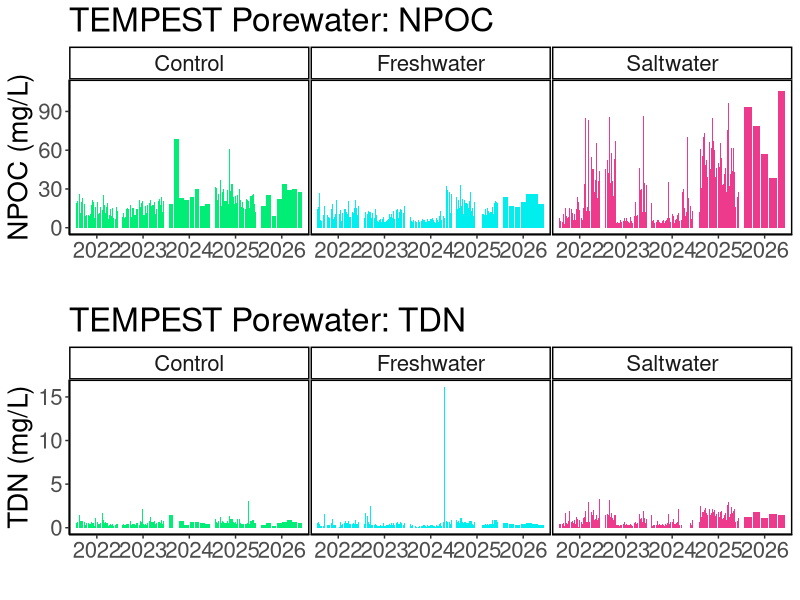
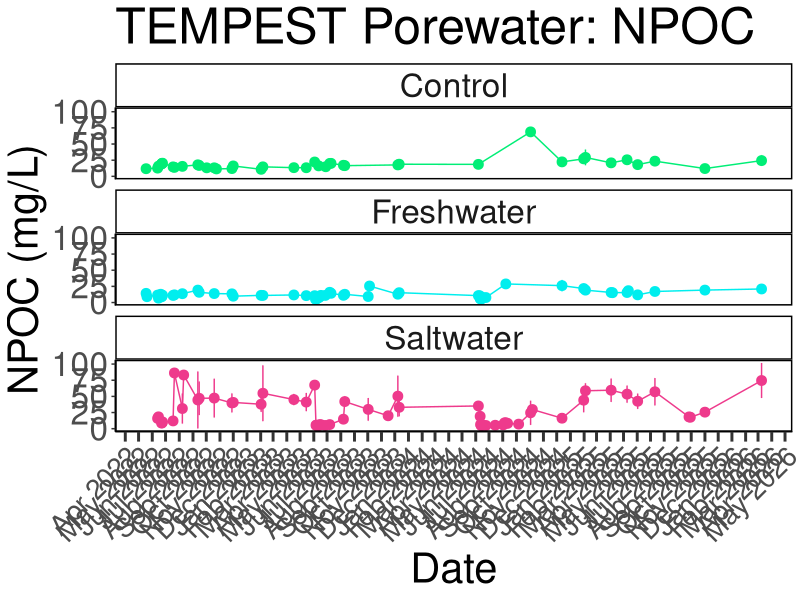
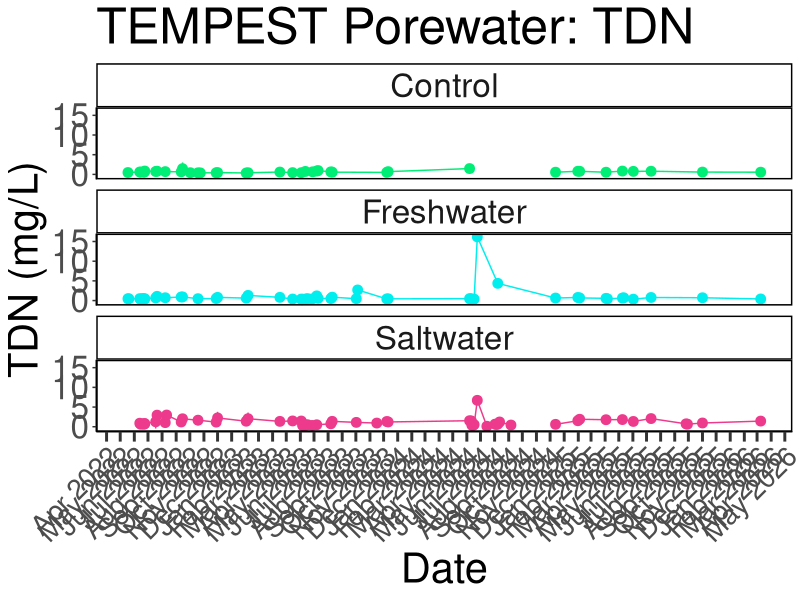
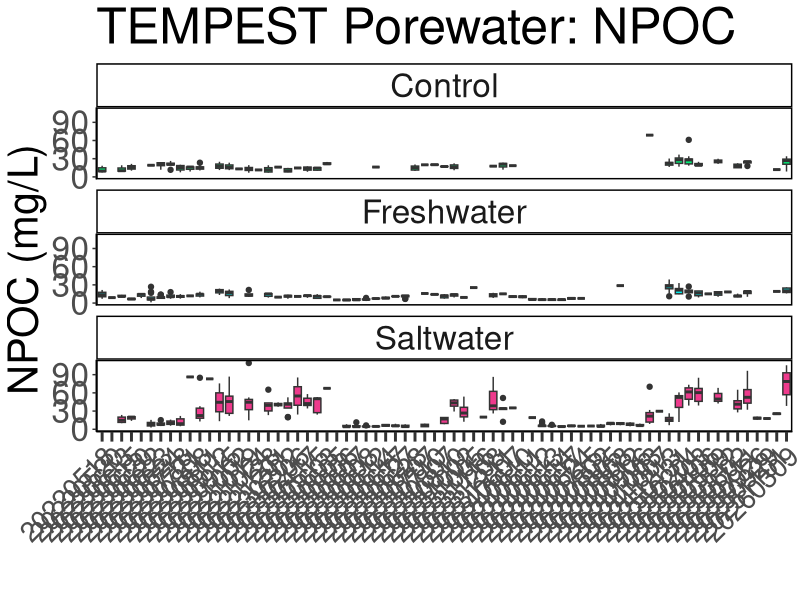
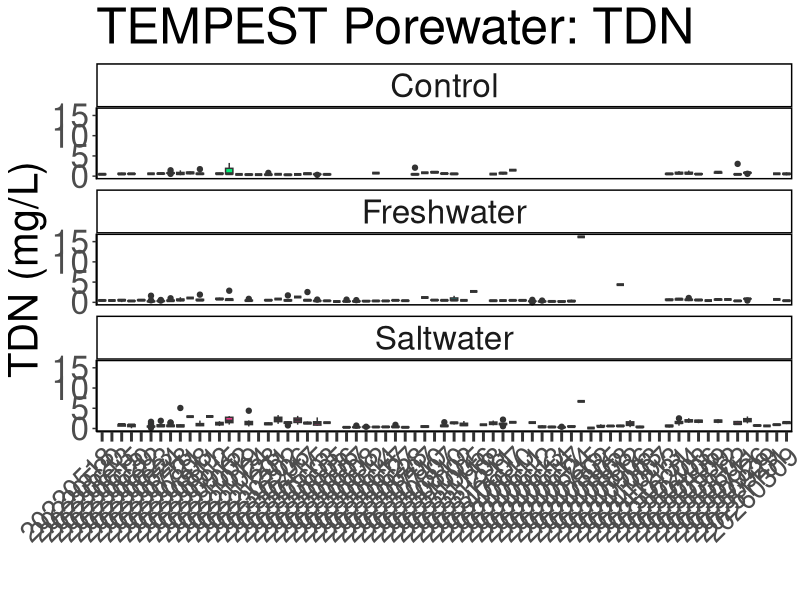
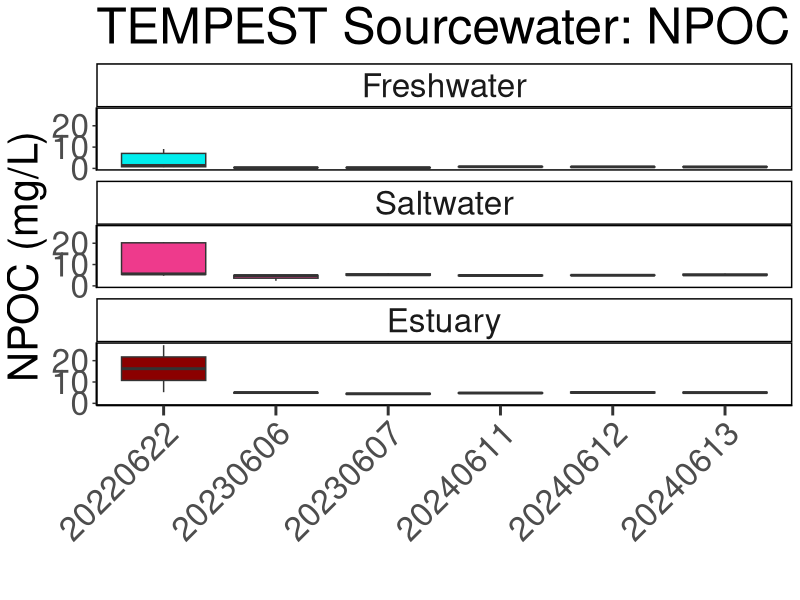
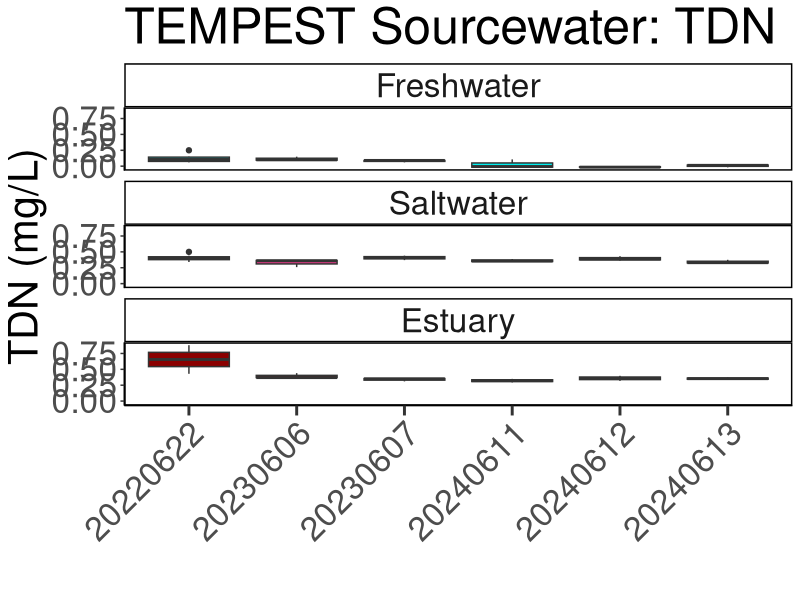

Write the R code that produced these figures, in order.
## ---- chunk 1
library(dplyr)
library(ggplot2)
library(ggpubr)
library(stringr)
library(readxl)
library(tidyr)
library(tibble)
library(openxlsx)
library(knitr)
## ---- chunk 2

#read in 2023 DOC Data:
dat22 <- read.csv("tmp_doc_2022/COMPASS_TEMPEST_DOC_2022.csv", colClasses = "character")
# head(dat24)
colnames(dat22)

#read in 2023 DOC Data:
dat23 <- read.csv("tmp_doc_2023/COMPASS_TEMPEST_DOC_2023.csv", colClasses = "character")
# head(dat24)
colnames(dat23)

#read in 2024 DOC Data:
dat24 <- read.csv("tmp_doc_2024/COMPASS_TEMPEST_DOC_2024.csv", colClasses = "character")
# head(dat24)
colnames(dat24)

#read in 2025 DOC Data:
dat25 <- read.csv("tmp_doc_2025/COMPASS_TEMPEST_DOC_2025.csv", colClasses = "character")
# head(dat25)
colnames(dat25)

#read in 2026 DOC Data:
dat26 <- read.csv("tmp_doc_2026/COMPASS_TEMPEST_DOC_2026.csv", colClasses = "character")
# head(dat26)
colnames(dat26)

raw_dat <- bind_rows(dat22, dat23, dat24, dat25, dat26)

##Sourcewater samples should be NA for depth, all other samples 15 cm. 
raw_dat <- raw_dat %>% 
  mutate(Depth_cm = ifelse(str_detect(Sample_ID, "SOURCE"), NA, 15))

##Convert Collection Date into Date format
raw_dat$Collection_Date <- as.character(raw_dat$Collection_Date)
raw_dat$Collection_Date_formatted <- as.Date(raw_dat$Collection_Date, format = "%Y%m%d")

##Extract Year and month from Collection Date
raw_dat$Year <- format(raw_dat$Collection_Date_formatted, format = "%Y")
raw_dat$Month <- format(raw_dat$Collection_Date_formatted, format = "%m")
raw_dat$Day <- format(raw_dat$Collection_Date_formatted, format = "%d")

##Uppercase sample IDs
raw_dat$Sample_ID <- toupper(raw_dat$Sample_ID)

all_dat <- raw_dat %>%
  rename(
    Plot = plot, 
    Grid = grid
  ) %>%
  dplyr::select(
    Project, Site, Plot, Grid, Depth_cm, Sample_ID, 
    npoc_mgL, npoc_uM, npoc_flag, tdn_mgL, tdn_uM, tdn_flag, Analysis_runtime,
    Run_notes, Field_notes, Evacuation_date_YYYMMDD, Collection_Date_YYYYMMDD, 
    Collection_Start_Time_24hrs, Collection_End_Time_24hrs, EST_EDT, Volume_mL
        # list columns in the order you want them
  )


##Set 4 decimal points max
all_dat$npoc_uM <- as.numeric(all_dat$npoc_uM)
all_dat$tdn_uM <- as.numeric(all_dat$tdn_uM)

all_dat <- all_dat %>%
  mutate(npoc_uM = round(npoc_uM, 2)) %>%
  mutate(tdn_uM = round(tdn_uM, 2))

unique(all_dat$npoc_flag)
unique(all_dat$tdn_flag)

all_dat$npoc_flag <- gsub("≥", "greater than or equal to", all_dat$npoc_flag)
all_dat$tdn_flag <- gsub("≥", "greater than or equal to", all_dat$tdn_flag)
all_dat$tdn_flag <- gsub(">", "greater than", all_dat$tdn_flag)
all_dat$tdn_flag <- gsub("<", "less than", all_dat$tdn_flag)

## ---- chunk 3

colnames(all_dat)

#pull the column names from the all_dat dataframe and create a new dataframe with them 
metadat <- data.frame(Column_Names = colnames(all_dat))
metadat

metadat$Description <- ""
metadat$Units <- ""
metadat$Instrument_ifapplicable <- ""

#add information about each line: 

metadat$Description <- c("Project name", 
                         "Site where sample collected", 
                         "Plot where sample collected (SW = Saltwater, FW = Freshwater, C = 
                         Control, Estuary (Sourcewater))", 
                         "Grid where sample collected (Letter + Number)", 
                         "Depth where sample collected", 
                         "Sample Identifier", 
                         "Non-Purgeable Organic Carbon (NPOC) concentration in mg/L", 
                         "Non-Purgeable Organic Carbon (NPOC) concentration in uM", 
                         "QAQC Flags generated during checks of NPOC standards, blanks, dups, and spks", 
                         "Total Dissolved Nitrogen (TDN) concentration in mg/L", 
                         "Total Dissolved Nitrogen (TDN) concentration in uM",                          
                         "QAQC Flags generated during checks of TDN standards, blanks, dups, and spks", 
                         "The date that samples were run on the Shimadzu TOC", 
                         "Any notes generated during QAQC", 
                         "Any notes generated during sample collection in the field", 
                         "Date lysimeter evacuated", 
                         "Date sample collected", 
                         "Time lysimeter evacuated", 
                         "Time sample collected", 
                         "Time zone of sample collection", 
                         "Volume of sample collected (mL)")

metadat$Units <-       c("NA", 
                         "NA",
                         "NA", 
                         "NA", 
                         "cm",
                         "NA",
                         "mg/L",
                         "uM",
                         "NA", 
                         "mg/L",
                         "uM",
                         "NA", 
                         "NA",
                         "NA", 
                         "NA", 
                         "NA",
                         "NA", 
                         "NA", 
                         "NA",
                         "NA", 
                         "mL")

metadat$Instrument_ifapplicable <-  
  
                       c("NA", 
                         "NA",
                         "NA", 
                         "NA",
                         "cm",
                         "NA", 
                         "Shimadzu TOC",
                         "Shimadzu TOC",
                         "NA", 
                         "Shimadzu TOC",
                         "Shimadzu TOC",
                         "NA", 
                         "NA",
                         "NA", 
                         "NA", 
                         "NA",
                         "NA", 
                         "NA", 
                         "NA",
                         "NA", 
                         "mL")


## ---- chunk 4

#write out a csv of all the data to the main folder: 
write.csv(all_dat, "COMPASS_TEMPEST_DOC_AllData.csv")


#write out a csv of the metadata associated with the data: 
write.csv(metadat, "COMPASS_TEMPEST_DOC_Metadata.csv")

## ---- chunk 5

##Remove Sourcewater
data_plotting <- raw_dat %>%
  filter(!str_detect(grid, "Source"))

data_plotting$npoc_mgL <- as.numeric(data_plotting$npoc_mgL)
data_plotting$tdn_mgL <- as.numeric(data_plotting$tdn_mgL)

data_plotting <- data_plotting %>% 
    mutate(
    plot_1 = case_when(
      plot == "C" ~ "Control",
      plot == "FW" ~ "Freshwater",
      plot == "SW" ~ "Saltwater",
      TRUE ~ plot  # keep everything else unchanged
    )
  ) %>%
  mutate(plot_1 = factor(plot_1, levels = c("Control", "Freshwater", "Saltwater")))

#Plot data by year and change colors based on Grid:
viz_npoc_plot <- ggplot(data_plotting, aes(x = as.character(Year), y = npoc_mgL, fill = plot_1)) +
  geom_bar(stat = "identity", position = position_dodge2(preserve = "total")) +
  facet_wrap( ~ plot_1, scales="free_x") +
  scale_fill_manual(values = c(
    "Control" = "springgreen2",
    "Freshwater" = "cyan2",
    "Saltwater" = "violetred2"
  )) +
  theme_classic() +
  labs(x = " ", y = "NPOC (mg/L)", title = "TEMPEST Porewater: NPOC") +
  theme(
    panel.spacing = unit(.05, "lines"), 
    panel.border = element_rect(color = "black", fill = NA, linewidth = 1)) + 
  theme(text = element_text(size = 20))+ 
  theme(legend.position = "none")


# viz_npoc_plot

viz_tdn_plot <- ggplot(data_plotting, aes(x = as.character(Year), y = tdn_mgL, fill = plot_1)) +
  geom_bar(stat = "identity", position = position_dodge2(preserve = "total")) +
  facet_wrap( ~ plot_1, scales="free_x") +
  scale_fill_manual(values = c(
    "Control" = "springgreen2",
    "Freshwater" = "cyan2",
    "Saltwater" = "violetred2"
  )) +
  theme_classic() +
  labs(x = " ", y = "TDN (mg/L)", title = "TEMPEST Porewater: TDN") +
  theme(
    panel.spacing = unit(.05, "lines"), 
    panel.border = element_rect(color = "black", fill = NA, linewidth = 1)) + 
  theme(text = element_text(size = 20))+ 
  theme(legend.position = "none")

# viz_tdn_plot

ggarrange(viz_npoc_plot, viz_tdn_plot, nrow=2, ncol=1)


## ---- chunk 6

##Summarize DOC by Date and Grid
DOC_avg <- data_plotting %>%
  group_by(Collection_Date_formatted, plot_1) %>%
   dplyr::summarize(mean_npoc = mean(npoc_mgL, na.rm=TRUE),
            sd_npoc = sd(npoc_mgL, na.rm=TRUE),
            mean_tdn = mean(tdn_mgL, na.rm=TRUE),
            sd_tdn = sd(tdn_mgL, na.rm=TRUE))

# Define the specific date breaks you want to display
specific_breaks <- as.Date(c("2022-01-01","2023-01-01","2024-01-01", "2025-01-01"))

viz_npoc_plot_avgs <- ggplot(DOC_avg, aes(x = Collection_Date_formatted, y = mean_npoc, color = plot_1)) +
  geom_point(size = 3) + 
  geom_errorbar(aes(ymin = mean_npoc - sd_npoc, ymax = mean_npoc + sd_npoc), width = 0.2) + 
  geom_line() + 
  facet_wrap( ~ plot_1, ncol = 1) +
  scale_color_manual(values = c(
    "Control" = "springgreen2",
    "Freshwater" = "cyan2",
    "Saltwater" = "violetred2"
  )) +
  theme_classic() +
  labs(x = "Date", y = "NPOC (mg/L)", title = "TEMPEST Porewater: NPOC") +
  theme(
    panel.spacing = unit(0.5, "lines"), 
    panel.border = element_rect(color = "black", fill = NA, linewidth = 1)) +
  theme(text = element_text(size = 30))+
  scale_x_date(date_labels = "%b %Y", date_breaks = "1 month") + # Format x-axis labels
  theme(axis.ticks.x = element_line(linewidth = 1))+
  theme(axis.ticks.length.x = unit(0.25, "cm"))+ 
  theme(legend.position = "none")+ 
  theme(axis.text.x = element_text(angle = 45, hjust = 1, size = 20))

viz_npoc_plot_avgs


viz_tdn_plot_avgs <- ggplot(DOC_avg, aes(x = Collection_Date_formatted, y = mean_tdn, color = plot_1)) +
  geom_point(size = 3) + 
  geom_errorbar(aes(ymin = mean_tdn - sd_tdn, ymax = mean_tdn + sd_tdn), width = 0.2) + 
  geom_line() + 
  facet_wrap( ~ plot_1, ncol = 1) +
  scale_color_manual(values = c(
    "Control" = "springgreen2",
    "Freshwater" = "cyan2",
    "Saltwater" = "violetred2"
  )) +
  theme_classic() +
  labs(x = "Date", y = "TDN (mg/L)", title = "TEMPEST Porewater: TDN") +
  theme(
    panel.spacing = unit(0.5, "lines"), 
    panel.border = element_rect(color = "black", fill = NA, linewidth = 1)) +
  theme(text = element_text(size = 30))+
  scale_x_date(date_labels = "%b %Y", date_breaks = "1 month") + # Format x-axis labels
  theme(axis.ticks.x = element_line(linewidth = 1))+
  theme(axis.ticks.length.x = unit(0.25, "cm"))+ 
  theme(legend.position = "none")+ 
  theme(axis.text.x = element_text(angle = 45, hjust = 1, size = 20))

viz_tdn_plot_avgs

# ggarrange(viz_cl_plot_avgs, viz_tdn_plot_avgs, nrow=1, ncol=2)

## ---- chunk 7

##Boxplot Summarize DOC by Date, Site, and Grid
viz_npoc_boxplot <- ggplot(data_plotting, aes(x = Collection_Date,  y = npoc_mgL, fill = plot_1)) +
  geom_boxplot() + 
  facet_wrap( ~ plot_1, ncol = 1) +
  # scale_x_discrete(drop = TRUE) +
  scale_fill_manual(values = c(
    "Control" = "springgreen2",
    "Freshwater" = "cyan2",
    "Saltwater" = "violetred2"
  ), labels = c("Control", "Freshwater", "Saltwater")) +
  theme_classic() +
  labs(x = " ", y = "NPOC (mg/L)", title = "TEMPEST Porewater: NPOC") +
  theme(
    panel.spacing = unit(0.5, "lines"), 
    panel.border = element_rect(color = "black", fill = NA, linewidth = 1)) +
  theme(axis.text.x = element_text(angle = 45, vjust = 1, hjust = 1, size = 20))+ 
  theme(text = element_text(size = 30))+
  theme(axis.ticks.x = element_line(linewidth = 1))+
  theme(axis.ticks.length.x = unit(0.25, "cm"))+ 
  theme(legend.position = "none")

viz_npoc_boxplot


viz_tdn_boxplot <- ggplot(data_plotting, aes(x = Collection_Date,  y = tdn_mgL, fill = plot_1)) +
  geom_boxplot() + 
  facet_wrap( ~ plot_1, ncol = 1) +
  scale_x_discrete(drop = TRUE) +
  scale_fill_manual(values = c(
    "Control" = "springgreen2",
    "Freshwater" = "cyan2",
    "Saltwater" = "violetred2"
  ), labels = c("Control", "Freshwater", "Saltwater")) +
  theme_classic() +
  labs(x = " ", y = "TDN (mg/L)", title = "TEMPEST Porewater: TDN") +
  theme(
    panel.spacing = unit(0.5, "lines"), 
    panel.border = element_rect(color = "black", fill = NA, linewidth = 1)) +
  theme(axis.text.x = element_text(angle = 45, vjust = 1, hjust = 1, size = 20))+ 
  theme(text = element_text(size = 30))+
  theme(axis.ticks.x = element_line(linewidth = 1))+
  theme(axis.ticks.length.x = unit(0.25, "cm"))+ 
  theme(legend.position = "none")

viz_tdn_boxplot

# ggarrange(viz_cl_boxplot, viz_so4_boxplot, nrow=1, ncol=2)

# # Save as a PNG
# png("COMPASS_SynopticCB_Cl_alldata.png", width = 2000, height = 1200, res = 100) 
# print(viz_cl_boxplot)  # For ggplot objects, use print()
# dev.off() 
# 
# # Save as a PNG
# png("COMPASS_SynopticCB_SO4_alldata.png", width = 2000, height = 1200, res = 100) 
# print(viz_so4_boxplot)  # For ggplot objects, use print()
# dev.off() 

## ---- chunk 8

##Only Sourcewater
data_plotting_source <- raw_dat %>%
  filter(str_detect(grid, "Source"))

data_plotting_source$npoc_mgL <- as.numeric(data_plotting_source$npoc_mgL)
data_plotting_source$tdn_mgL <- as.numeric(data_plotting_source$tdn_mgL)

data_plotting_source <- data_plotting_source %>% 
    mutate(
    plot_1 = case_when(
      plot == "C" ~ "Control",
      plot == "FW" ~ "Freshwater",
      plot == "SW" ~ "Saltwater",
      plot == "ESTUARY" ~ "Estuary",
      TRUE ~ plot  # keep everything else unchanged
    )
  ) %>%
  mutate(plot_1 = factor(plot_1, levels = c("Control", "Freshwater", "Saltwater", "Estuary")))

##Boxplot Summarize DOC by Date, Site, and Grid
viz_npoc_boxplot <- ggplot(data_plotting_source, aes(x = Collection_Date,  y = npoc_mgL, fill = plot_1)) +
  geom_boxplot() + 
  facet_wrap( ~ plot_1, ncol = 1) +
  # scale_x_discrete(drop = TRUE) +
  scale_fill_manual(values = c(
    "Control" = "springgreen2",
    "Freshwater" = "cyan2",
    "Saltwater" = "violetred2", 
    "Estuary" = "darkred"
  ), labels = c("Control", "Freshwater", "Saltwater", "Estuary")) +
  theme_classic() +
  labs(x = " ", y = "NPOC (mg/L)", title = "TEMPEST Sourcewater: NPOC") +
  theme(
    panel.spacing = unit(0.5, "lines"), 
    panel.border = element_rect(color = "black", fill = NA, linewidth = 1)) +
  theme(axis.text.x = element_text(angle = 45, vjust = 1, hjust = 1))+ 
  theme(text = element_text(size = 30))+
  theme(axis.ticks.x = element_line(linewidth = 1))+
  theme(axis.ticks.length.x = unit(0.25, "cm"))+ 
  theme(legend.position = "none")

viz_npoc_boxplot


viz_tdn_boxplot <- ggplot(data_plotting_source, aes(x = Collection_Date,  y = tdn_mgL, fill = plot_1)) +
  geom_boxplot() + 
  facet_wrap( ~ plot_1, ncol = 1) +
  scale_x_discrete(drop = TRUE) +
  scale_fill_manual(values = c(
    "Control" = "springgreen2",
    "Freshwater" = "cyan2",
    "Saltwater" = "violetred2", 
    "Estuary" = "darkred"
  ), labels = c("Control", "Freshwater", "Saltwater", "Estuary")) +
  theme_classic() +
  labs(x = " ", y = "TDN (mg/L)", title = "TEMPEST Sourcewater: TDN") +
  theme(
    panel.spacing = unit(0.5, "lines"), 
    panel.border = element_rect(color = "black", fill = NA, linewidth = 1)) +
  theme(axis.text.x = element_text(angle = 45, vjust = 1, hjust = 1))+ 
  theme(text = element_text(size = 30))+
  theme(axis.ticks.x = element_line(linewidth = 1))+
  theme(axis.ticks.length.x = unit(0.25, "cm"))+ 
  #scale_x_discrete(labels = c("Upland", "Swamp", "Transition", "Wetland", "Surface Water"))+ 
  theme(legend.position = "none")

viz_tdn_boxplot

# ggarrange(viz_cl_boxplot, viz_so4_boxplot, nrow=1, ncol=2)

# # Save as a PNG
# png("COMPASS_SynopticCB_Cl_alldata.png", width = 2000, height = 1200, res = 100) 
# print(viz_cl_boxplot)  # For ggplot objects, use print()
# dev.off() 
# 
# # Save as a PNG
# png("COMPASS_SynopticCB_SO4_alldata.png", width = 2000, height = 1200, res = 100) 
# print(viz_so4_boxplot)  # For ggplot objects, use print()
# dev.off() 

## ---- chunk 9
# It would also be great to add to our collation codes a summary chunk that will calculate value ranges, means, and standard deviations (and errors) for each site, Grid, depth for each year; also for each site Grid, depth overall; and for each site and Grid overall so that we have some easy access to metrics. Was just thinking this might be helpful today when re-collating the DIC data.

colnames(data_plotting)

##Metrics for each Grid for each year
summary_by_year <- data_plotting %>%
  group_by(Year, plot_1) %>%
   reframe(
     min_npoc_mgL = min(npoc_mgL, na.rm=TRUE),
     max_npoc_mgL = max(npoc_mgL, na.rm=TRUE), 
     mean_npoc_mgL = mean(npoc_mgL, na.rm=TRUE), 
     sd_npoc_mgL = sd(npoc_mgL, na.rm=TRUE), 

     min_tdn_mgL = min(tdn_mgL, na.rm=TRUE),
     max_tdn_mgL = max(tdn_mgL, na.rm=TRUE), 
     mean_tdn_mgL = mean(tdn_mgL, na.rm=TRUE), 
     sd_tdn_mgL = sd(tdn_mgL, na.rm=TRUE)) %>%
  mutate(across(where(is.numeric), round, digits = 4)) 

##Metrics for each Grid for all years
summary_all_years <- data_plotting %>%
  group_by(plot_1) %>%
   reframe(
     min_npoc_mgL = min(npoc_mgL, na.rm=TRUE),
     max_npoc_mgL = max(npoc_mgL, na.rm=TRUE), 
     mean_npoc_mgL = mean(npoc_mgL, na.rm=TRUE), 
     sd_npoc_mgL = sd(npoc_mgL, na.rm=TRUE), 

     min_tdn_mgL = min(tdn_mgL, na.rm=TRUE),
     max_tdn_mgL = max(tdn_mgL, na.rm=TRUE), 
     mean_tdn_mgL = mean(tdn_mgL, na.rm=TRUE), 
     sd_tdn_mgL = sd(tdn_mgL, na.rm=TRUE)) %>%
  mutate(across(where(is.numeric), round, digits = 4)) 

## ---- chunk 10
# It would also be great to add to our collation codes a summary chunk that will calculate value ranges, means, and standard deviations (and errors) for each site, Grid, depth for each year; also for each site Grid, depth overall; and for each site and Grid overall so that we have some easy access to metrics. Was just thinking this might be helpful today when re-collating the DIC data.

colnames(data_plotting_source)

##Metrics for each Grid for each year
summary_by_year_source <- data_plotting_source %>%
  group_by(Year, plot_1) %>%
   reframe(
     min_npoc_mgL = min(npoc_mgL, na.rm=TRUE),
     max_npoc_mgL = max(npoc_mgL, na.rm=TRUE), 
     mean_npoc_mgL = mean(npoc_mgL, na.rm=TRUE), 
     sd_npoc_mgL = sd(npoc_mgL, na.rm=TRUE), 

     min_tdn_mgL = min(tdn_mgL, na.rm=TRUE),
     max_tdn_mgL = max(tdn_mgL, na.rm=TRUE), 
     mean_tdn_mgL = mean(tdn_mgL, na.rm=TRUE), 
     sd_tdn_mgL = sd(tdn_mgL, na.rm=TRUE)) %>%
  mutate(across(where(is.numeric), round, digits = 4)) 

## ---- chunk 11

library(kableExtra)

kable(
  summary_by_year[, c("Year", "plot_1", "min_npoc_mgL",	"max_npoc_mgL",	"mean_npoc_mgL", "min_tdn_mgL",	"max_tdn_mgL",	"mean_tdn_mgL")],  
  format = "latex",
  booktabs = TRUE,
  caption = "Porewater Summary Statistics by Year"
) %>%
  kable_styling(
    latex_options = c("hold_position", "striped", "scale_down"),
    font_size = 12
  ) %>%
  row_spec(0, bold = TRUE) %>%   # header
  column_spec(1, bold = TRUE)

kable(
  summary_all_years[, c("plot_1", "min_npoc_mgL",	"max_npoc_mgL",	"mean_npoc_mgL", "min_tdn_mgL",	"max_tdn_mgL",	"mean_tdn_mgL")],  
  format = "latex",
  booktabs = TRUE,
  caption = "Porewater Summary Statistics by Grid"
) %>%
  kable_styling(
    latex_options = c("hold_position", "striped", "scale_down"),
    font_size = 12
  ) %>%
  row_spec(0, bold = TRUE) %>%   # header
  column_spec(1, bold = TRUE)

## ---- chunk 12

library(kableExtra)

kable(
  summary_by_year_source[, c("Year", "plot_1", "min_npoc_mgL",	"max_npoc_mgL",	"mean_npoc_mgL", "min_tdn_mgL",	"max_tdn_mgL",	"mean_tdn_mgL")],  
  format = "latex",
  booktabs = TRUE,
  caption = "Sourcewater Summary Statistics by Year"
) %>%
  kable_styling(
    latex_options = c("hold_position", "striped", "scale_down"),
    font_size = 12
  ) %>%
  row_spec(0, bold = TRUE) %>%   # header
  column_spec(1, bold = TRUE)

## ---- chunk 13

#write out a csv of the Porewater Summary Statistics by Year to the main folder: 
write.csv(summary_by_year, "COMPASS_TEMPEST_PW_DOC_Summarized_By_Year.csv")

#write out a csv of the Porewater Summary Statistics by Grid to the main folder: 
write.csv(summary_all_years, "COMPASS_TEMPEST_PW_DOC_Summarized_Years_Combined.csv")

#write out a csv of the Sourcewater Summary Statistics by Year to the main folder: 
write.csv(summary_by_year_source, "COMPASS_TEMPEST_SOURCE_DOC_Summarized_By_Year.csv")
